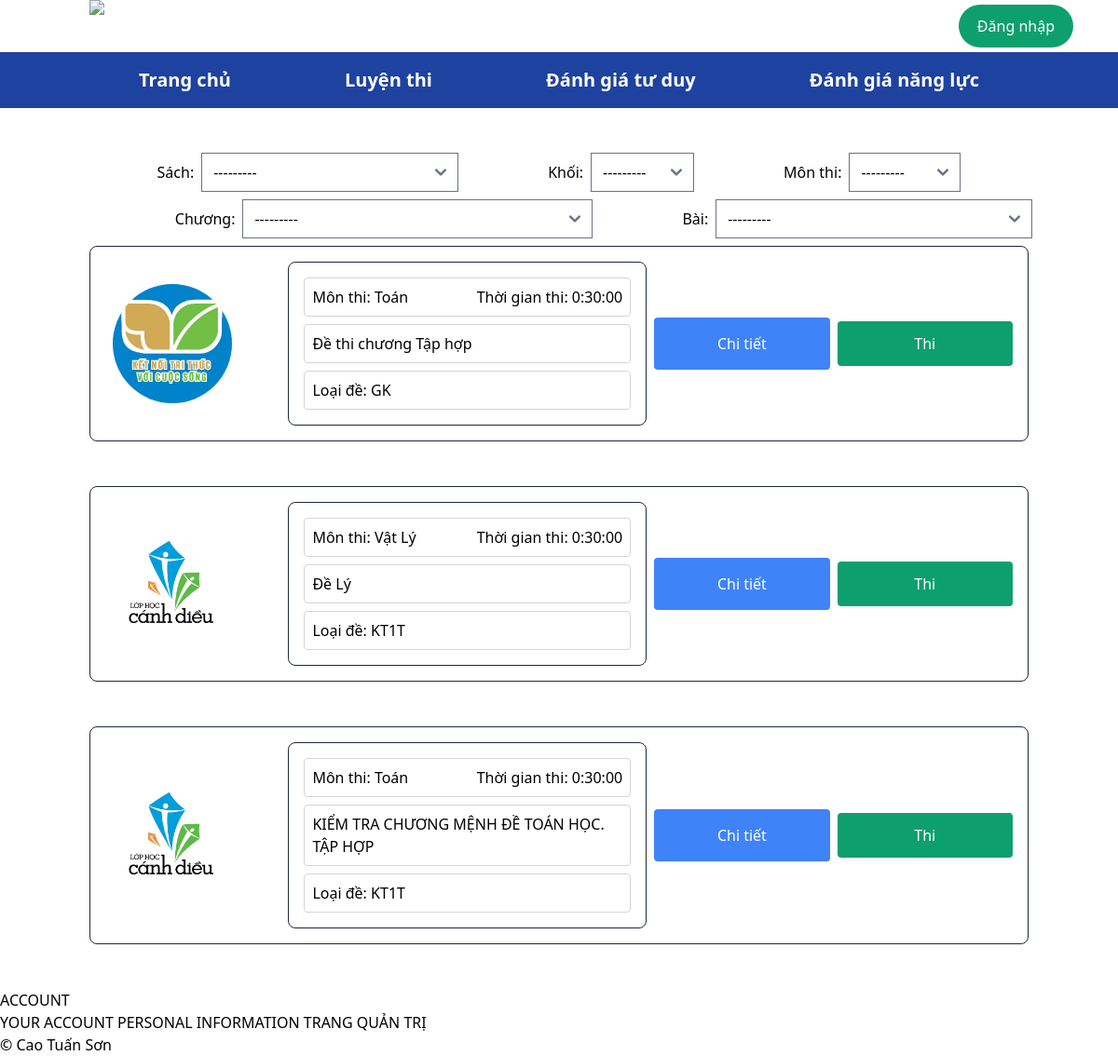
Page /luyenthi/ on the committed database.
### LuyenTap/models.py (models this page shows, shortened)
class DeThi(models.Model):
    DE_KIEM_TRA_HOC_KI = 'HK'
    DE_KIEM_TRA_GIUA_KI = 'GK'
    KHAO_SAT_CHAT_LUONG_DAU_NAM = 'KSCL'
    KIEM_TRA_15P = 'KT15P'
    KIEM_TRA_1T = 'KT1T'
    LOAI_DE_CHOICES = [
        (DE_KIEM_TRA_HOC_KI, 'Đề kiểm tra học kì'),
        (DE_KIEM_TRA_GIUA_KI, 'Đề kiểm tra giữa kì'),
        (KHAO_SAT_CHAT_LUONG_DAU_NAM, 'Đề khảo sát chất lượng đầu năm'),
        (KIEM_TRA_15P, 'Đề kiểm tra 15 phút'),
        (KIEM_TRA_1T, 'Đề kiểm tra 1 tiết'),
    ]
    ten_de_thi = models.CharField(max_length=255, null=False, blank=False)
    mon_thi = models.ForeignKey(MonHoc, on_delete=models.CASCADE)
    loai_de = models.CharField(max_length=50, choices=LOAI_DE_CHOICES, default=DE_KIEM_TRA_GIUA_KI)
    sach = models.ForeignKey(Sach, null=True, on_delete=models.CASCADE)
    khoi = models.ForeignKey(Khoi, on_delete=models.CASCADE, null=True)
    trang_thai = models.BooleanField(default=False)
    thoi_gia_thi = models.DurationField(default=timedelta(minutes=30))

### MonHoc/models.py (models this page shows)
class Sach(models.Model):
    ten_bo_sach = models.CharField(max_length=255, null=False, blank=False)
    ten_nxb = models.CharField(max_length=255, null=False, blank=False)
    mo_ta = models.TextField(default='')
    anh = models.ImageField(upload_to='anh_images/', null=True)
    def book_photo(self):
        if self.anh:
            return mark_safe('<img src="{}" width="100" />'.format(self.anh.url))
        return ''
    book_photo.short_description = 'Image'
    book_photo.allow_tags = True
    def __str__(self):
        return self.ten_bo_sach

class MonHoc(models.Model):
    ten_mon = models.CharField(max_length=255, null=False, blank=False)
    mo_ta = models.TextField(default='')
    def __str__(self):
        return self.ten_mon

### core/views.py (the view)
# urls.py: path('luyenthi/', LuyenThiView.as_view(), name='luyenthi'),
class LuyenThiView(View):
    def get(self, request):
        form = DeThiFilterForm(request.GET)
        queryset = DeThi.objects.all()
        if form.is_valid():
            mon_thi = form.cleaned_data.get('mon_thi')
            loai_de = form.cleaned_data.get('loai_de')
            sach = form.cleaned_data.get('sach')
            khoi = form.cleaned_data.get('khoi')
            chuyen_de = form.cleaned_data.get('chuyen_de')
            ly_thuyet = form.cleaned_data.get('ly_thuyet')
            if mon_thi:
                queryset = queryset.filter(mon_thi=mon_thi)
            if loai_de:
                queryset = queryset.filter(loai_de=loai_de)
            if sach:
                queryset = queryset.filter(sach=sach)
            if khoi:
                queryset = queryset.filter(khoi=khoi)
            if chuyen_de:
                queryset = queryset.filter(noidungde__cau_hoi__chuyenDe=chuyen_de).distinct()
            if ly_thuyet:
                queryset = queryset.filter(noidungde__cau_hoi__lyThuyet=ly_thuyet).distinct()
        context = {
            'form': form,
            'listDeThiActive': queryset,
        }
        return render(request, 'homepage/luyenthi.html', context)

### MonHoc/models.py (called while the page is built)
    def __str__(self):
        return self.ten_khoi

    def __str__(self):
        return self.ten_chuyen_de

### NoiDung/models.py (called while the page is built)
    def __str__(self):
        return self.tieu_de

### WebLuyenThi/context_processors.py (called while the page is built)
def user_full_name(request):
    full_name = request.session.get('full_name', '')
    return {'full_name': full_name}

### templates/homepage/luyenthi.html (shortened to what this page needs)
{% extends 'homepage/base.html' %}
{% block content %}
{% load static %}
<div id="sidebar" class="col-auto mt-12">
    <form id="filterForm" method="GET" class="flex flex-wrap items-center justify-center space-x-24">
        <div class="flex items-center mb-2">
            <label for="{{ form.sach.id_for_label }}" class="mr-2">Sách:</label>
            {{ form.sach }}
        </div>
        <div class="flex items-center mb-2">
            <label for="{{ form.khoi.id_for_label }}" class="mr-2">Khối:</label>
            {{ form.khoi }}
        </div>
        <div class="flex items-center mb-2">
            <label for="{{ form.mon_thi.id_for_label }}" class="mr-2">Môn thi:</label>
            {{ form.mon_thi }}
        </div>
        <div class="flex items-center mb-2">
            <label for="{{ form.chuyen_de.id_for_label }}" class="mr-2">Chương:</label>
            {{ form.chuyen_de }}
        </div>
        <div class="flex items-center mb-2">
            <label for="{{ form.ly_thuyet.id_for_label }}" class="mr-2">Bài:</label>
            {{ form.ly_thuyet }}
        </div>
    </form>
</div>
{% for dethi in listDeThiActive %}
<div class="grid grid-cols-5 gap-2 items-center mb-12 border border-gray-800 rounded-lg bg-white p-4 mr-24 ml-24">
    <div class="col-span-1">
        <img src="{{ dethi.sach.anh.url }}" alt="Logo Sách" class="w-32 h-auto rounded-full m-2" />
    </div>
    <div class="col-span-2 rounded-lg border border-gray-800 p-4">
        <div>
            <p class="mb-2 w-full p-2 border border-gray-300 rounded flex justify-between items-center">
                <span>Môn thi: {{ dethi.mon_thi.ten_mon }}</span>
                <span class="ml-auto">Thời gian thi: {{ dethi.thoi_gia_thi }}</span>
            </p>
        </div>
        <div class="mb-2">
            <p class="w-full p-2 border border-gray-300 rounded">{{ dethi.ten_de_thi }}</p>
        </div>
        <div class="">
            <p class="w-full p-2 border border-gray-300 rounded">Loại đề: {{ dethi.loai_de }}</p>
        </div>
    </div>
    <div class="col-span-1 flex justify-center">
        <button class="w-full p-4 bg-blue-500 text-white rounded">Chi tiết</button>
    </div>
    <div class="col-span-1 flex justify-center">
        <a href="{% url 'luyentap:dgtd_id' idde=dethi.id %}" class="w-full">
            <button class="w-full p-3 bg-green-500 text-white rounded">Thi</button>
        </a>
    </div>
</div>
{% endfor %}
{% endblock %}

### templates/homepage/base.html (shortened to what this page needs)
{% load static %} {% load compress %}
<!DOCTYPE html>
<html lang="vi">
    <head>
        <link href="https://cdn.jsdelivr.net/npm/tailwindcss@2.2.19/dist/tailwind.min.css" rel="stylesheet" />
        <link href="https://cdn.jsdelivr.net/npm/flowbite@2.4.1/dist/flowbite.min.css" rel="stylesheet" />
        {% compress css %}
        <link rel="stylesheet" href="{% static 'css/tailwind.css' %}" />
        {% endcompress %}
    </head>
    <body>
        {% include 'homepage/header.html' %}
        <div class="flex flex-col justify-between min-h-screen">
            <div class="flex-1">
                {% block content %}{% endblock content %}
            </div>
            {% include 'homepage/footer.html' %}
        </div>
    </body>
</html>

### templates/homepage/header.html (shortened to what this page needs)
<div id="header">
  <div class="bg-white w-full h-70 flex items-center justify-between px-12">
    <a>
      <img src="https://icons.veryicon.com/png/o/miscellaneous/simple-one-line-icon/study-20.png" class="ml-12 h-14">
    </a>
    <div class="flex items-center space-x-4">
      {% if full_name %}
        <img src="https://icons.veryicon.com/png/o/miscellaneous/1em/profile-24.png" alt="Profile Logo" class="w-10 h-10 rounded-full">
        <span class="text-opacity-20 font-light text-2xl">{{ full_name }}</span>
        <a href="{% url 'User:logout' %}" role="button" data-toggle="modal" style="padding-right:0">
          <span class="bg-red-500 text-white py-3 px-5 rounded-full hover:bg-red-600">Đăng xuất</span>
        </a>
      {% else %}
        <a href="{% url 'User:login' %}" role="button" data-toggle="modal" style="padding-right:0">
          <span class="bg-green-500 text-white py-3 px-5 rounded-full hover:bg-green-600">Đăng nhập</span>
        </a>
      {% endif %}
    </div>
  </div>
<div class="bg-blue-800 text-white py-4">
  <div class="container mx-auto flex justify-around items-center">
      <a href="{% url 'core:index' %}" class="text-xl font-semibold">Trang chủ</a>
      <a href="{% url 'core:luyenthi' %}" class="text-xl font-semibold">Luyện thi</a>
      <a href="{% url 'core:dgtd' %}" class="text-xl font-semibold">Đánh giá tư duy</a>
      <a href="{% url 'core:dgnl' %}" class="text-xl font-semibold">Đánh giá năng lực</a>
  </div>
</div>
</div>

### templates/homepage/footer.html
{% load static %}
	<div id="footerSection">
	<div class="container">
		<div class="row">
			<div class="span3">
				<h5>ACCOUNT</h5>
				<a href="login.html">YOUR ACCOUNT</a>
				<a href="login.html">PERSONAL INFORMATION</a>
				<a href="{% url 'admin:index' %}">TRANG QUẢN TRỊ</a>
			 </div>
		 </div>
		<p class="pull-right">&copy; Cao Tuấn Sơn</p>
	</div>
	</div>

### rows in the picture
DeThi: sach.anh (picture), mon_thi.ten_mon "Toán", thoi_gia_thi "0:30:00", ten_de_thi "Đề thi chương Tập hợp", loai_de "GK"
DeThi: sach.anh (picture), mon_thi.ten_mon "Vật Lý", thoi_gia_thi "0:30:00", ten_de_thi "Đề Lý", loai_de "KT1T"
DeThi: sach.anh (picture), mon_thi.ten_mon "Toán", thoi_gia_thi "0:30:00", ten_de_thi "KIỂM TRA CHƯƠNG MỆNH ĐỀ TOÁN HỌC. TẬP HỢP", loai_de "KT1T"
